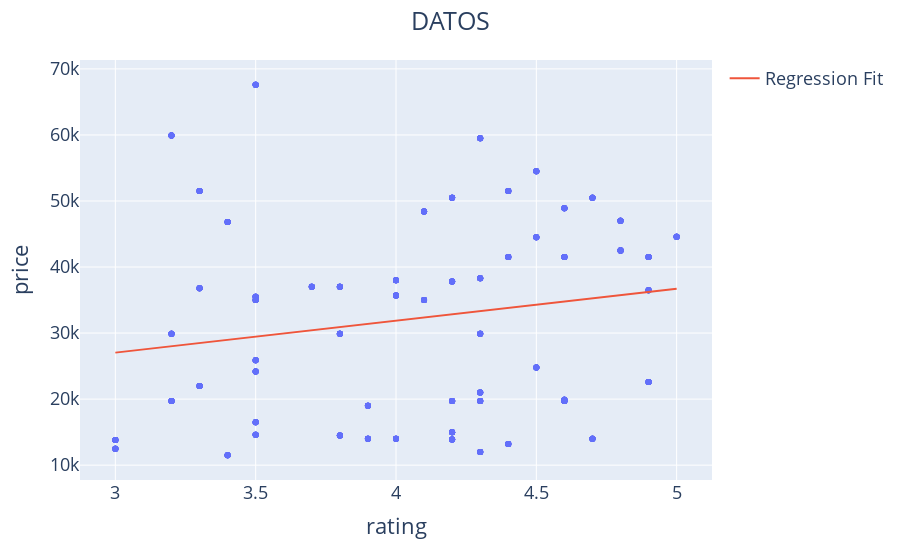

The code cell stored with this chart in its notebook:
### Code cell
df = df.dropna()
gen_vs(df,'rating','price')
